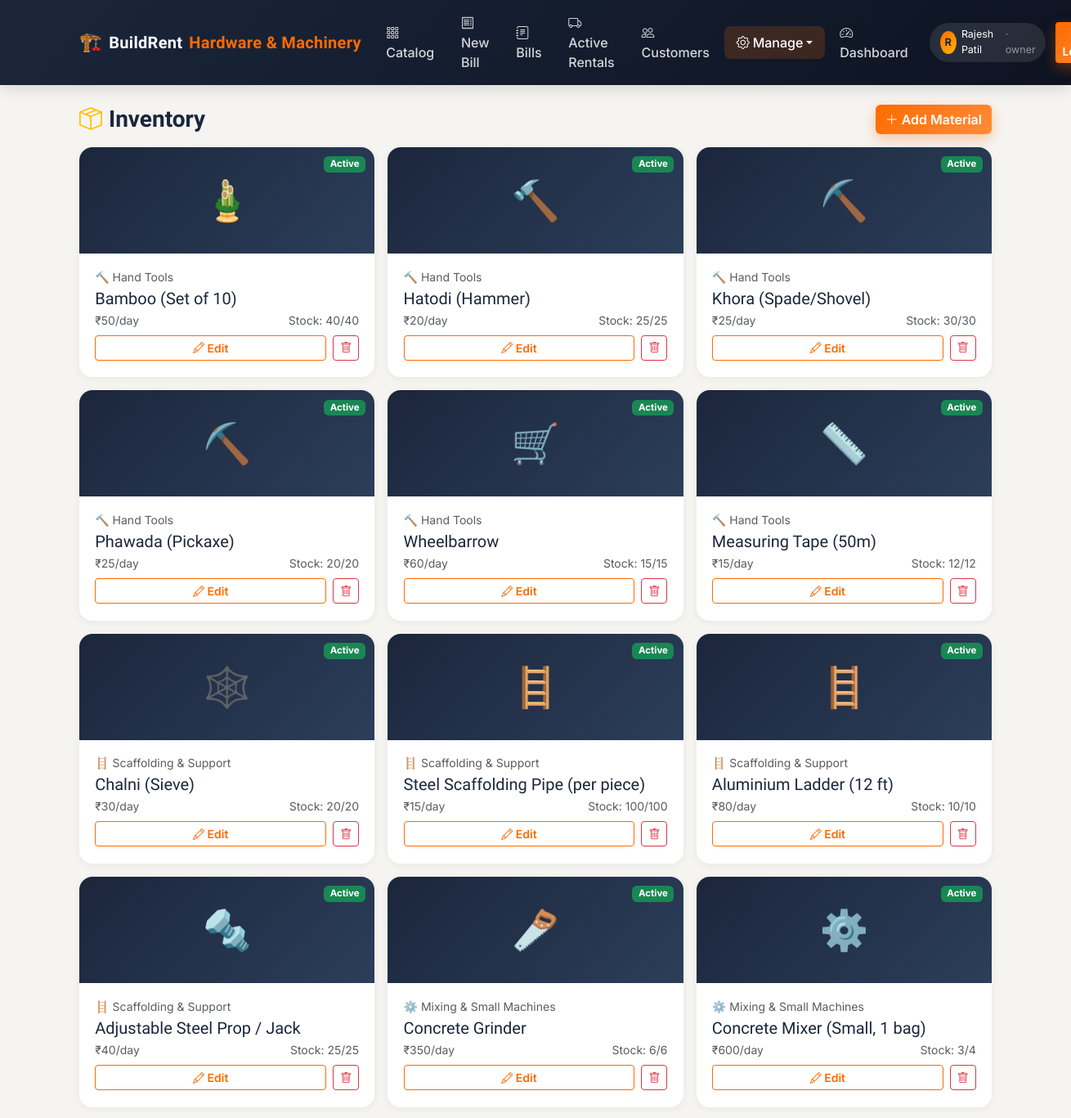
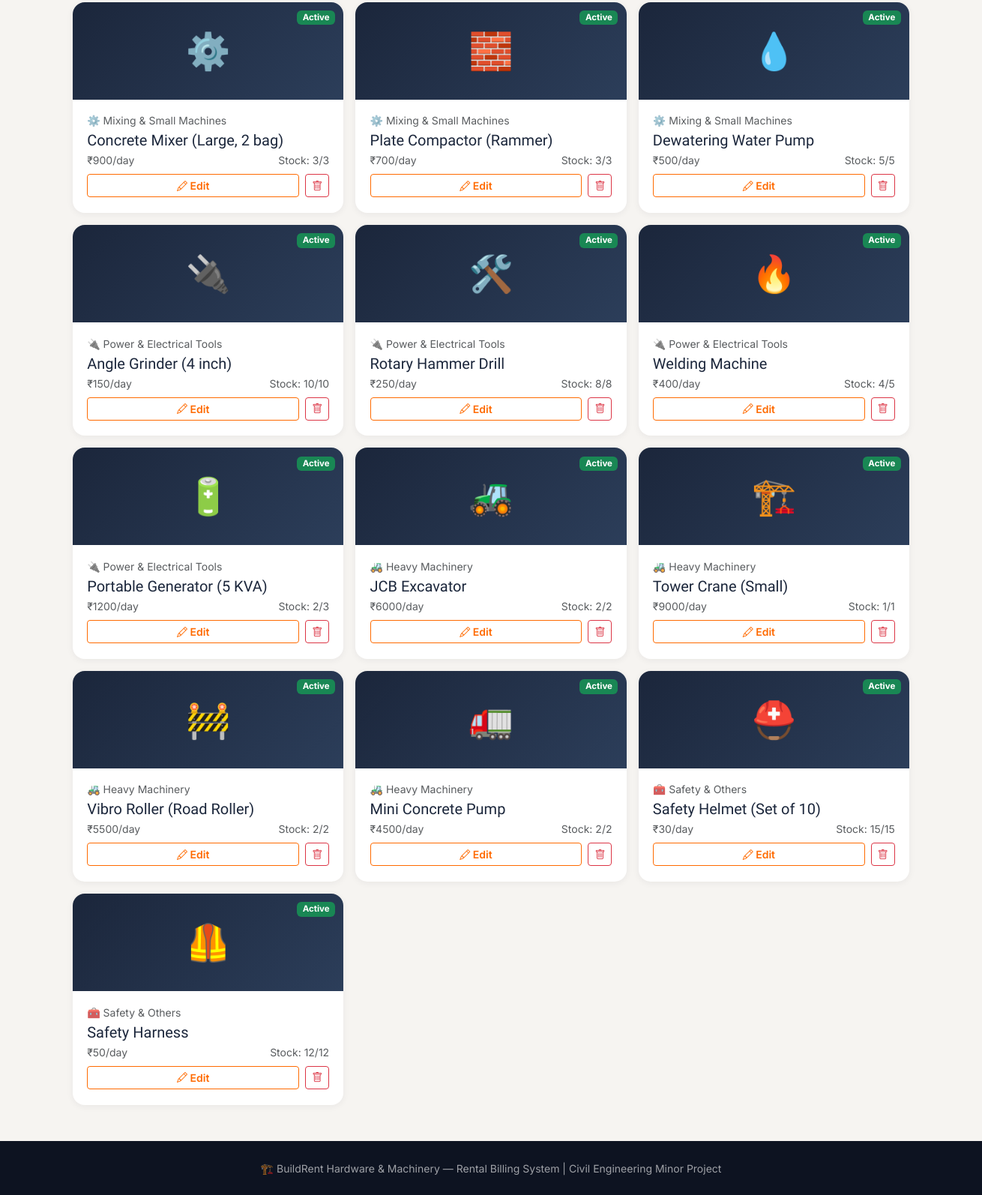
Page /inventory (signed in) on the committed database (2 pictures, top to bottom).
### models.py (models this page shows, shortened)
class ShopSettings(db.Model):
    id = db.Column(db.Integer, primary_key=True)
    shop_name = db.Column(db.String(150), default="BuildRent Hardware & Machinery")
    tagline = db.Column(db.String(200), default="Construction material & machine rentals")
    address = db.Column(db.String(255), default="MIDC, Chh. Sambhaji Nagar, Maharashtra")
    phone = db.Column(db.String(20), default="9876543210")
    gst_no = db.Column(db.String(30), default="")

class User(UserMixin, db.Model):
    id = db.Column(db.Integer, primary_key=True)
    name = db.Column(db.String(100), nullable=False)
    email = db.Column(db.String(120), unique=True, nullable=True)
    phone = db.Column(db.String(20), unique=True, nullable=True)
    address = db.Column(db.String(255))
    password_hash = db.Column(db.String(255), nullable=True)
    has_login = db.Column(db.Boolean, default=False)  # False for walk-in customers with no account yet
    role = db.Column(db.String(20), nullable=False, default=ROLE_CUSTOMER)
    is_active_account = db.Column(db.Boolean, default=True)
    created_at = db.Column(db.DateTime, default=db.func.now())
    bills_as_customer = db.relationship("Bill", foreign_keys="Bill.customer_id", backref="customer", lazy=True)
    bills_as_biller = db.relationship("Bill", foreign_keys="Bill.biller_id", backref="biller", lazy=True)
    @property
    def is_active(self):
        return self.is_active_account

class Material(db.Model):
    id = db.Column(db.Integer, primary_key=True)
    category_id = db.Column(db.Integer, db.ForeignKey("category.id"), nullable=False)
    name = db.Column(db.String(120), nullable=False)
    description = db.Column(db.Text)
    price_per_day = db.Column(db.Float, nullable=False)
    deposit_amount = db.Column(db.Float, default=0)
    quantity_total = db.Column(db.Integer, nullable=False, default=1)
    quantity_available = db.Column(db.Integer, nullable=False, default=1)
    image_emoji = db.Column(db.String(10), default="🧱")
    is_active = db.Column(db.Boolean, default=True)
    created_at = db.Column(db.DateTime, default=db.func.now())
    items = db.relationship("BillItem", backref="material", lazy=True)
    @property
    def low_stock(self):
        return self.quantity_total > 0 and (self.quantity_available / self.quantity_total) <= 0.2

class Category(db.Model):
    id = db.Column(db.Integer, primary_key=True)
    name = db.Column(db.String(80), unique=True, nullable=False)
    icon = db.Column(db.String(20), default="🧰")
    materials = db.relationship("Material", backref="category", lazy=True)

### app.py (the view)
@app.route("/inventory")
@role_required(ROLE_OWNER)
def inventory():
    materials = Material.query.order_by(Material.created_at.desc()).all()
    return render_template("owner/inventory.html", materials=materials)

### app.py (called while the page is built)
@login_manager.user_loader
def load_user(user_id):
    return db.session.get(User, int(user_id))

def role_required(*roles):
    def decorator(f):
        @wraps(f)
        def wrapped(*args, **kwargs):
            if not current_user.is_authenticated:
                return redirect(url_for("login"))
            if current_user.role not in roles:
                flash("You don't have access to that page.", "danger")
                return redirect(url_for("dashboard"))
            return f(*args, **kwargs)
        return wrapped
    return decorator

def get_shop():
    shop = ShopSettings.query.first()
    if not shop:
        shop = ShopSettings()
        db.session.add(shop)
        db.session.commit()
    return shop

@app.context_processor
def inject_shop():
    return {"shop": get_shop()}

### templates/owner/inventory.html
{% extends "base.html" %}
{% block content %}
<div class="d-flex justify-content-between align-items-center mb-3">
  <h3 class="section-title mb-0"><i class="bi bi-box-seam text-warning me-2"></i>Inventory</h3>
  <a href="{{ url_for('add_material') }}" class="btn btn-brand"><i class="bi bi-plus-lg me-1"></i>Add Material</a>
</div>
<div class="row g-3">
  {% for m in materials %}
  <div class="col-md-4">
    <div class="material-card card-hover">
      <div class="material-banner">
        {{ m.image_emoji }}
        <span class="badge stock-badge {{ 'bg-success' if m.is_active else 'bg-secondary' }}">{{ 'Active' if m.is_active else 'Inactive' }}</span>
      </div>
      <div class="material-body">
        <div class="text-muted small mb-1">{{ m.category.icon }} {{ m.category.name }}</div>
        <h5 class="mb-1">{{ m.name }}</h5>
        <div class="d-flex justify-content-between text-muted small mb-2">
          <span>₹{{ m.price_per_day|round(0)|int }}/day</span>
          <span class="{{ 'text-danger fw-semibold' if m.low_stock else '' }}">Stock: {{ m.quantity_available }}/{{ m.quantity_total }}</span>
        </div>
        <div class="d-flex gap-2">
          <a href="{{ url_for('edit_material', material_id=m.id) }}" class="btn btn-outline-brand btn-sm flex-grow-1"><i class="bi bi-pencil"></i> Edit</a>
          <form method="POST" action="{{ url_for('delete_material', material_id=m.id) }}" onsubmit="return confirm('Remove this material?');">
            <button class="btn btn-outline-danger btn-sm"><i class="bi bi-trash"></i></button>
          </form>
        </div>
      </div>
    </div>
  </div>
  {% else %}
  <div class="col-12 text-center py-5">
    <i class="bi bi-inbox display-4 text-muted"></i>
    <p class="text-muted mt-2">No materials yet.</p>
    <a href="{{ url_for('add_material') }}" class="btn btn-brand">Add your first material</a>
  </div>
  {% endfor %}
</div>
{% endblock %}

### templates/base.html (shortened to what this page needs)
<!DOCTYPE html>
<html lang="en">
<head>
<link href="https://cdn.jsdelivr.net/npm/bootstrap@5.3.3/dist/css/bootstrap.min.css" rel="stylesheet">
<link href="https://cdn.jsdelivr.net/npm/bootstrap-icons@1.11.3/font/bootstrap-icons.min.css" rel="stylesheet">
<link rel="stylesheet" href="{{ url_for('static', filename='css/style.css') }}">
</head>
<body>
<nav class="navbar navbar-expand-lg navbar-dark navbar-brand-app sticky-top">
  <div class="container">
    <a class="navbar-brand d-flex align-items-center gap-2" href="{{ url_for('index') }}">
      <span style="font-size:1.4rem;">🏗️</span> {{ shop.shop_name.split(' ')[0] }}<span class="accent">{{ ' '.join(shop.shop_name.split(' ')[1:]) or 'Rentals' }}</span>
    </a>
    <div class="collapse navbar-collapse" id="nav">
      <ul class="navbar-nav ms-auto align-items-lg-center gap-lg-1">
        <li class="nav-item"><a class="nav-link {% if request.endpoint=='catalog' %}active{% endif %}" href="{{ url_for('catalog') }}"><i class="bi bi-grid-3x3-gap me-1"></i>Catalog</a></li>
        {% if current_user.is_authenticated %}
          {% if current_user.role in ['owner','biller'] %}
            <li class="nav-item"><a class="nav-link {% if request.endpoint=='new_bill' %}active{% endif %}" href="{{ url_for('new_bill') }}"><i class="bi bi-receipt me-1"></i>New Bill</a></li>
            <li class="nav-item"><a class="nav-link {% if request.endpoint=='bills_list' %}active{% endif %}" href="{{ url_for('bills_list') }}"><i class="bi bi-journal-text me-1"></i>Bills</a></li>
            <li class="nav-item"><a class="nav-link {% if request.endpoint=='active_rentals' %}active{% endif %}" href="{{ url_for('active_rentals') }}"><i class="bi bi-truck me-1"></i>Active Rentals</a></li>
            <li class="nav-item"><a class="nav-link {% if request.endpoint=='customers_list' %}active{% endif %}" href="{{ url_for('customers_list') }}"><i class="bi bi-people me-1"></i>Customers</a></li>
          {% endif %}
          {% if current_user.role == 'owner' %}
            <li class="nav-item dropdown">
              <a class="nav-link dropdown-toggle {% if request.endpoint in ['inventory','categories_page','staff_page','settings_page'] %}active{% endif %}" href="#" data-bs-toggle="dropdown"><i class="bi bi-gear me-1"></i>Manage</a>
            </li>
          {% endif %}
          <li class="nav-item"><a class="nav-link {% if request.endpoint=='dashboard' or 'dashboard' in request.endpoint %}active{% endif %}" href="{{ url_for('dashboard') }}"><i class="bi bi-speedometer2 me-1"></i>Dashboard</a></li>
          <li class="nav-item ms-lg-2 my-2 my-lg-0">
            <span class="role-pill">
              <span class="avatar-circle">{{ current_user.name[0]|upper }}</span>
              {{ current_user.name }} <span class="text-white-50">· {{ current_user.role }}</span>
            </span>
          </li>
          <li class="nav-item ms-lg-2"><a class="btn btn-sm btn-brand" href="{{ url_for('logout') }}">Logout</a></li>
        {% else %}
          <li class="nav-item"><a class="nav-link" href="{{ url_for('login') }}">Staff / Customer Login</a></li>
          <li class="nav-item"><a class="btn btn-sm btn-brand ms-lg-2" href="{{ url_for('register') }}">Customer Sign Up</a></li>
        {% endif %}
      </ul>
    </div>
  </div>
</nav>
<div class="toast-container position-fixed top-0 end-0 p-3" style="z-index:1080;">
</div>
<main class="container my-4">
{% block content %}{% endblock %}
</main>
<footer class="footer-app text-center py-4 mt-5">
  <small>🏗️ {{ shop.shop_name }} &mdash; Rental Billing System | Civil Engineering Minor Project</small>
</footer>
</body>
</html>

### static/css/style.css (style rules this page uses)
:root { --primary:#ff6a00; --primary-dark:#e05a00; --secondary:#1b263b; --accent:#00b894; --bg:#f6f4f1; --card-bg:#ffffff; --text-dark:#1b263b; --text-muted:#6b7280; --radius:16px; --shadow-sm:0 2px 10px rgba(27,38,59,0.06); --shadow-md:0 8px 24px rgba(27,38,59,0.10); --shadow-lg:0 16px 40px rgba(27,38,59,0.16); }
* { box-sizing:border-box; }
body { background:var(--bg); font-family:'Inter', sans-serif; color:var(--text-dark); }
h1,h2,h3,h4,h5,h6, .navbar-brand, .fw-heading { font-family:'Sora', sans-serif; }
.navbar-brand-app { background:linear-gradient(135deg,#1b263b 0%, #0d1321 100%); box-shadow:0 2px 20px rgba(0,0,0,0.15); }
.navbar-brand-app .navbar-brand { font-weight:700; letter-spacing:.3px; color:#fff !important; }
.navbar-brand-app .navbar-brand .accent { color:var(--primary); }
.navbar-brand-app .nav-link { color:rgba(255,255,255,.82) !important; font-weight:500; padding:.5rem .9rem !important; border-radius:8px; transition:.15s; }
.navbar-brand-app .nav-link.active { color:#fff !important; background:rgba(255,106,0,.18); }
.role-pill { background:rgba(255,255,255,.1); color:#fff; border-radius:30px; padding:.35rem .8rem; font-size:.78rem; display:flex; align-items:center; gap:.4rem; }
.avatar-circle { width:28px; height:28px; border-radius:50%; background:linear-gradient(135deg,var(--primary),#ffb703); display:flex; align-items:center; justify-content:center; font-weight:700; font-size:.8rem; color:#1b263b; }
.btn-brand { background:linear-gradient(135deg,var(--primary) 0%, #ff8c3a 100%); border:none; color:#fff; font-weight:600; box-shadow:0 6px 16px rgba(255,106,0,.35); transition:.2s; }
.btn-outline-brand { border:1.5px solid var(--primary); color:var(--primary); font-weight:600; background:transparent; }
.material-card { border-radius:var(--radius); overflow:hidden; background:#fff; box-shadow:var(--shadow-sm); height:100%; }
.material-banner { height:130px; display:flex; align-items:center; justify-content:center; font-size:3rem; background:linear-gradient(135deg, #1b263b 0%, #2c3e5a 100%); color:#fff; position:relative; }
.material-banner .stock-badge { position:absolute; top:.7rem; right:.7rem; font-size:.72rem; }
.material-body { padding:1.1rem 1.2rem 1.3rem; }
.section-title { font-weight:800; }
.footer-app { background:#0d1321; color:rgba(255,255,255,.6); }

### rows in the picture
ShopSettings: shop_name "BuildRent", shop_name "Hardware & Machinery", shop_name "BuildRent Hardware & Machinery"
User: name "R", name "Rajesh Patil", role "owner"
Material: image_emoji "🎍", is_active "Active", category.icon "🔨", category.name "Hand Tools", name "Bamboo (Set of 10)", price_per_day "50", quantity_available "40", quantity_total "40"
Material: image_emoji "🔨", is_active "Active", category.icon "🔨", category.name "Hand Tools", name "Hatodi (Hammer)", price_per_day "20", quantity_available "25", quantity_total "25"
Material: image_emoji "⛏️", is_active "Active", category.icon "🔨", category.name "Hand Tools", name "Khora (Spade/Shovel)", price_per_day "25", quantity_available "30", quantity_total "30"
Material: image_emoji "⛏️", is_active "Active", category.icon "🔨", category.name "Hand Tools", name "Phawada (Pickaxe)", price_per_day "25", quantity_available "20", quantity_total "20"
Material: image_emoji "🛒", is_active "Active", category.icon "🔨", category.name "Hand Tools", name "Wheelbarrow", price_per_day "60", quantity_available "15", quantity_total "15"
Material: image_emoji "📏", is_active "Active", category.icon "🔨", category.name "Hand Tools", name "Measuring Tape (50m)", price_per_day "15", quantity_available "12", quantity_total "12"
Material: image_emoji "🕸️", is_active "Active", category.icon "🪜", category.name "Scaffolding & Support", name "Chalni (Sieve)", price_per_day "30", quantity_available "20", quantity_total "20"
Material: image_emoji "🪜", is_active "Active", category.icon "🪜", category.name "Scaffolding & Support", name "Steel Scaffolding Pipe (per piece)", price_per_day "15", quantity_available "100", quantity_total "100"
Material: image_emoji "🪜", is_active "Active", category.icon "🪜", category.name "Scaffolding & Support", name "Aluminium Ladder (12 ft)", price_per_day "80", quantity_available "10", quantity_total "10"
Material: image_emoji "🔩", is_active "Active", category.icon "🪜", category.name "Scaffolding & Support", name "Adjustable Steel Prop / Jack", price_per_day "40", quantity_available "25", quantity_total "25"
Material: image_emoji "🪚", is_active "Active", category.icon "⚙️", category.name "Mixing & Small Machines", name "Concrete Grinder", price_per_day "350", quantity_available "6", quantity_total "6"
Material: image_emoji "⚙️", is_active "Active", category.icon "⚙️", category.name "Mixing & Small Machines", name "Concrete Mixer (Small, 1 bag)", price_per_day "600", quantity_available "3", quantity_total "4"
Material: image_emoji "⚙️", is_active "Active", category.icon "⚙️", category.name "Mixing & Small Machines", name "Concrete Mixer (Large, 2 bag)", price_per_day "900", quantity_available "3", quantity_total "3"
Material: image_emoji "🧱", is_active "Active", category.icon "⚙️", category.name "Mixing & Small Machines", name "Plate Compactor (Rammer)", price_per_day "700", quantity_available "3", quantity_total "3"
Material: image_emoji "💧", is_active "Active", category.icon "⚙️", category.name "Mixing & Small Machines", name "Dewatering Water Pump", price_per_day "500", quantity_available "5", quantity_total "5"
Material: image_emoji "🔌", is_active "Active", category.icon "🔌", category.name "Power & Electrical Tools", name "Angle Grinder (4 inch)", price_per_day "150", quantity_available "10", quantity_total "10"
Material: image_emoji "🛠️", is_active "Active", category.icon "🔌", category.name "Power & Electrical Tools", name "Rotary Hammer Drill", price_per_day "250", quantity_available "8", quantity_total "8"
Material: image_emoji "🔥", is_active "Active", category.icon "🔌", category.name "Power & Electrical Tools", name "Welding Machine", price_per_day "400", quantity_available "4", quantity_total "5"
Material: image_emoji "🔋", is_active "Active", category.icon "🔌", category.name "Power & Electrical Tools", name "Portable Generator (5 KVA)", price_per_day "1200", quantity_available "2", quantity_total "3"
Material: image_emoji "🚜", is_active "Active", category.icon "🚜", category.name "Heavy Machinery", name "JCB Excavator", price_per_day "6000", quantity_available "2", quantity_total "2"
Material: image_emoji "🏗️", is_active "Active", category.icon "🚜", category.name "Heavy Machinery", name "Tower Crane (Small)", price_per_day "9000", quantity_available "1", quantity_total "1"
Material: image_emoji "🚧", is_active "Active", category.icon "🚜", category.name "Heavy Machinery", name "Vibro Roller (Road Roller)", price_per_day "5500", quantity_available "2", quantity_total "2"
Material: image_emoji "🚛", is_active "Active", category.icon "🚜", category.name "Heavy Machinery", name "Mini Concrete Pump", price_per_day "4500", quantity_available "2", quantity_total "2"
Material: image_emoji "⛑️", is_active "Active", category.icon "🧰", category.name "Safety & Others", name "Safety Helmet (Set of 10)", price_per_day "30", quantity_available "15", quantity_total "15"
Material: image_emoji "🦺", is_active "Active", category.icon "🧰", category.name "Safety & Others", name "Safety Harness", price_per_day "50", quantity_available "12", quantity_total "12"
